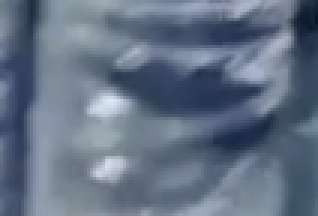
#> input picture data/defect_bottle_template.png, 106 x 72 px (shown 3 times larger)
$ python -i defect_detection_pipeline.py   (imports and definitions only)
#> lines starting #> are read from the running program, lines starting #| are printed output that depends on the picture
### bottle_detector.py
import cv2
import numpy as np

class BottleDetector:
  def __init__(self, redundancy_range = 10):
#> called with redundancy_range = 10
#> further down, picture is the input picture: shape (72, 106, 3); mean B, G, R 132.2, 112.5, 99.2
      self.redundancy_range = redundancy_range

  def perform_frame_blurring(self, frame, ksize=(35,35)):
    blurred_frame = cv2.GaussianBlur(frame, (35, 35), 0)
    return blurred_frame

  # [57 lines left out: functions get_focus_segment, edge_detection, perform_edge_detection_on_focus_segment, draw_focus_area_and_text, draw_box_and_text, remove_redundant_coordinates, not called in this run]

### defect_detection_pipeline.py
import cv2
import numpy as np
from bottle_detector import BottleDetector

scale_factor_x = 2.2
scale_factor_y = 2.5
padding = 5
redundancy_range = 10
threshold = 0.6

bottle_detector = BottleDetector(redundancy_range)

class DefectDetectionPipeline:
    def __init__(self, template_path='./data/template.jpeg', defect_template_path='./data/defect_bottle_template.png'):
#> called with template_path = './data/template.jpeg', defect_template_path = './data/defect_bottle_template.png'
        self.template = cv2.imread(template_path, cv2.IMREAD_GRAYSCALE)
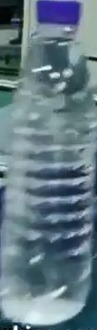
#> input picture data/template.jpeg, 97 x 330 px
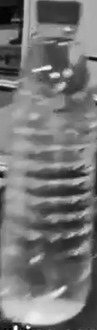
#> self.template: shape (330, 97); min 2, max 255, mean 117.4
        self.defect_template = cv2.imread(defect_template_path, cv2.IMREAD_GRAYSCALE)
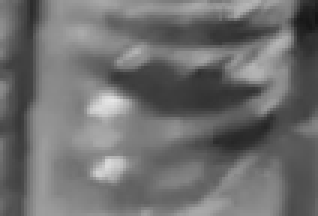
#> self.defect_template: shape (72, 106) (shown 3 times larger); min 20, max 230, mean 110.3

    def detect_defects_live(self, frame):
        try:
            gray_image = cv2.cvtColor(frame, cv2.COLOR_BGR2GRAY)

            for template_type, template in [('normal', self.template), ('defect', self.defect_template)]:
                best_match = None
                best_max_val = -float('inf')

                for scale in np.linspace(0.5, 1.5, 20)[::-1]:
                    resized_template = cv2.resize(template, None, fx=scale, fy=scale)
                    resized_width, resized_height = resized_template.shape[::-1]

                    if resized_width > gray_image.shape[1] or resized_height > gray_image.shape[0]:
                        continue

                    result = cv2.matchTemplate(gray_image, resized_template, cv2.TM_CCOEFF_NORMED)
                    _, max_val, _, max_loc = cv2.minMaxLoc(result)

                    if max_val > best_max_val:
                        best_max_val = max_val
                        best_match = (max_loc, scale)

                if best_match:
                    pt, scale = best_match
                    color = (0, 255, 0) if template_type == 'normal' and best_max_val >= threshold else (0, 0, 255)
                    top_left = (pt[0] - padding, pt[1] - padding)
                    bottom_right = (pt[0] + padding + int(resized_width * scale_factor_x),
                                    pt[1] + padding + int(resized_height * scale_factor_y))
                    cv2.rectangle(frame, top_left, bottom_right, color, 2)
                    break
#> this loop made 2 passes
#> (template_type, pt, scale, color, top_left, bottom_right) on pass 2: ('defect', (1, 1), 0.974, (0, 0, 255), (-4, -4), (122, 96))
#> template_type on pass 1: 'normal'
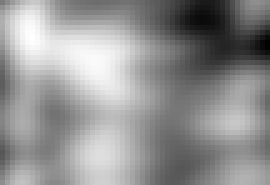
#> result: shape (37, 54) float32 (shown 5 times larger); min -0.314, max 0.44, mean 0.121; drawn with min black and max white

            return frame

        except Exception as e:
            print(f"[ERROR] {e}")
            return frame

>>> import cv2
>>> picture = cv2.imread('data/defect_bottle_template.png')
>>> result = DefectDetectionPipeline().detect_defects_live(picture)
